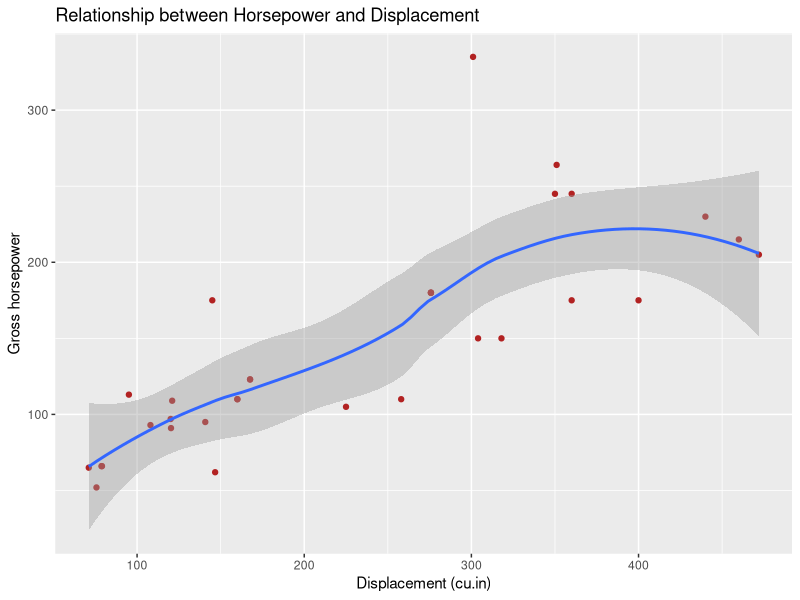

R code for this plot:
## ---- chunk 1
library(ggplot2)
## ---- chunk 2
ggplot(data = mtcars, aes(x=disp, y=hp))+
  geom_point(color="firebrick")+
  geom_smooth()+
  labs(title = "Relationship between Horsepower and Displacement", x= "Displacement (cu.in)", y="Gross horsepower")
